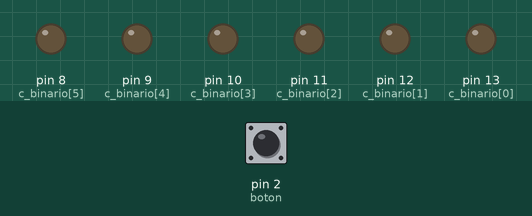
Recording of a sketch running on a simulated Arduino Uno, built with avr-gcc and run on an emulated ATmega328P. On the bench: output pins drawn as LEDs (lit = HIGH). Dashed ring = blinking. The test bench sets the inputs (shaded band); at power-on: pin 2 (boton) LOW.

Above: at 2.0 s.
2.1 s: pin 2 (boton) pulled HIGH for 0.75 s
At 4.6 s:
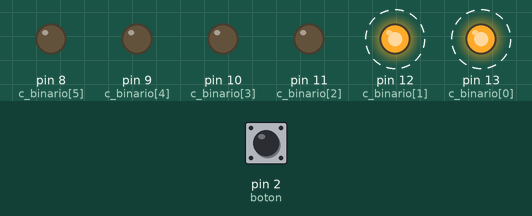
At 6.9 s:
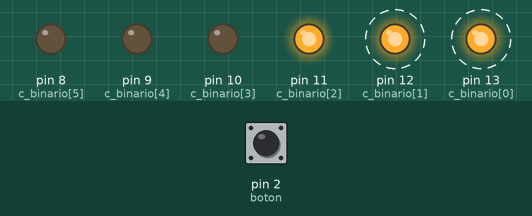
Timing chart, 0 to 21.7 s (numbered marks = the images above; inputs shaded):
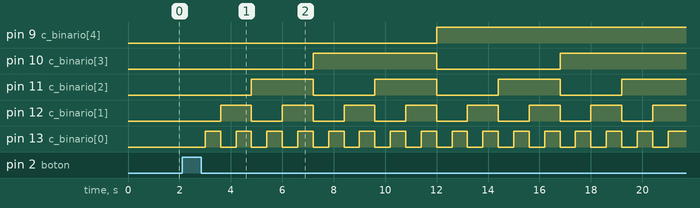

Measured:
- after the input at 2.1 s, pin 9 (c_binario[4]): LOW → HIGH after 9.9 s; pin 10 (c_binario[3]): LOW → HIGH after 5.1 s, → LOW 4.8 s later, → HIGH 4.8 s later

The sketch:

ContadotBinariode6bits.ino
```cpp
/*
 * UNIVERSIDAD TECNICA DEL NORTE
 * Realizar un contador binario de 6 bits, cuyo incremento se lo realiza con un pulsador.
 *
 */
int boton=2;
int c_binario[6]={13,12,11,10,9,8};
int i=0;
int j=0;
void setup() {
  // put your setup code here, to run once:
  int i=0;
  for(i=0;i<6;i++){
    pinMode(c_binario[i],OUTPUT);
    pinMode(boton,INPUT);
  }
}

void loop() {
  // put your main code here, to run repeatedly:
    if(digitalRead(boton)==HIGH){
    for(i=0;i<32;i++){
      for(j=0;j<6;j++){
        if(((i>>j)&1)==1)
          digitalWrite(c_binario[j],HIGH);
          else
          digitalWrite(c_binario[j],LOW);
      }
      delay(600);
    }
}else{
    digitalWrite(  1, LOW ) ;
    digitalWrite(  2, LOW ) ;
    digitalWrite(  3, LOW ) ;
    digitalWrite(  4, LOW ) ;
    digitalWrite(  5, LOW ) ;
    digitalWrite(  6, LOW ) ;
    delay (600);
}
}
```
